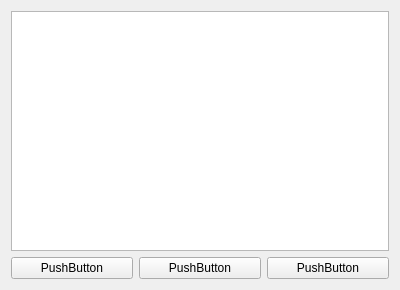
<?xml version="1.0" encoding="UTF-8"?>
<ui version="4.0">
 <class>Firstwindow</class>
 <widget class="QWidget" name="Firstwindow">
  <property name="geometry">
   <rect>
    <x>0</x>
    <y>0</y>
    <width>400</width>
    <height>290</height>
   </rect>
  </property>
  <property name="windowTitle">
   <string>Firstwindow</string>
  </property>
  <layout class="QVBoxLayout" name="verticalLayout_2">
   <item>
    <layout class="QVBoxLayout" name="verticalLayout">
     <item>
      <widget class="QTextEdit" name="textEdit"/>
     </item>
     <item>
      <layout class="QHBoxLayout" name="horizontalLayout_2">
       <item>
        <widget class="QPushButton" name="klein">
         <property name="text">
          <string>PushButton</string>
         </property>
        </widget>
       </item>
       <item>
        <widget class="QPushButton" name="mittel">
         <property name="text">
          <string>PushButton</string>
         </property>
        </widget>
       </item>
       <item>
        <widget class="QPushButton" name="gross">
         <property name="text">
          <string>PushButton</string>
         </property>
        </widget>
       </item>
      </layout>
     </item>
    </layout>
   </item>
  </layout>
 </widget>
 <layoutdefault spacing="6" margin="11"/>
 <resources/>
 <connections/>
</ui>
